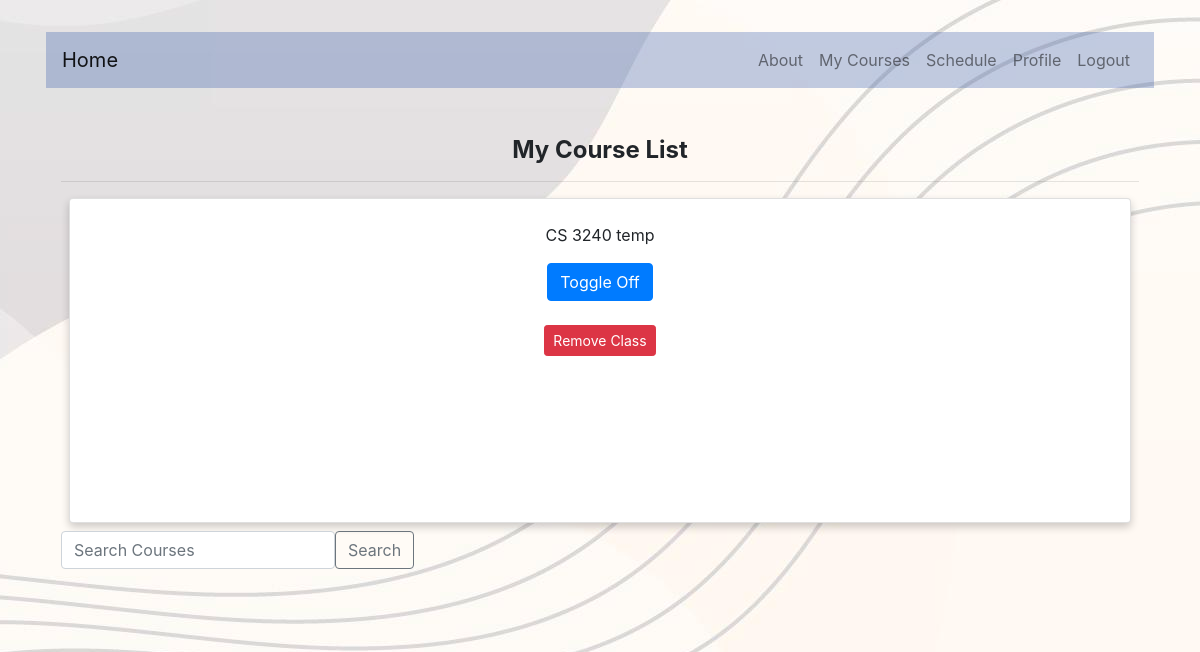
Page /my_courses/ (signed in) on the committed database.
### studybuddy/models.py (models this page shows, shortened)
class Courses(models.Model):
    subject = models.CharField("Subject", max_length=255)
    number = models.CharField("Number", max_length=4)
    instructor = models.CharField("Instructor", max_length=255)

### studybuddy/views.py (the view)
# urls.py: path('my_courses/', my_courses, name='my_courses'),
@login_required
def my_courses(request):
    if request.method == "POST" and 'remove' in request.POST:
        course_id = request.POST.get("course_pk")
        course = Courses.objects.get(id=course_id)
        request.user.profile.courses.remove(course)
        messages.success(request, f'{course} removed from list.')
        return redirect(to='my_courses')
    return render(request, 'studybuddy/usercourses.html')  # {'course_form': course_form})

### studybuddy/templates/studybuddy/usercourses.html (shortened to what this page needs)
{% extends "base.html" %}
{% block content %}
<br><br>
<div class="container mx-auto">
	<div class="card-row">
				<h4 class="card-title font-weight-bold text-center"> My Course List </h4>
				<hr>
					{% for course in user.profile.courses.all %}
						<div class="card p-4">
						<div class="card-row">
						<center> <p>  {{ course.subject }} {{ course.number }} {{ course.instructor }} </p> </center>
						<form method="post" action = "{% url 'remove_courses' %}">
							<center>
							{% if course in user.profile.toggled_courses.all %}
							<button type="submit" name="toggle_off" class="btn btn-primary"> Toggle Off</button>
							{% else %}
							<button type="submit" name="toggle_on" class="btn btn-primary"> Toggle On</button>
							{% endif %}
								<br> <br>
								<button type="submit" name="remove" class="btn btn-danger btn-sm"> Remove Class </button>
							</center>
						</form>
						</div>
						</div>
					{% endfor %}
		<div class="col-sm-12 col-md-12 col-lg-9 pb-4">
			<div class="row">
				<form class="d-flex" method="post" action = "{% url 'search_courses' %}">
					<input class="form-control me-2" type="search" placeholder="Search Courses" aria-label="Search" name="searched">
					<button class="btn btn-outline-secondary" type="submit">Search</button>
				</form>
			</div>
		</div>
	</div>
</div>
{% endblock content %}

### studybuddy/static/styles.css (style rules this page uses)
body { background: white url("images/site_background.jpg") no-repeat right bottom; font-family: Arial, Helvetica, sans-serif; margin: 0; }
html { box-sizing: border-box; }
*, *:before, *:after { box-sizing: inherit; }
.card { box-shadow: 0 4px 8px 0 rgba(165, 25, 25, 0.2); margin: 8px; height: 325px; display: flex; flex-direction: column; }
.container { padding: 0 16px; }
.container::after, .row::after { content: ""; clear: both; display: table; }

### staticfiles/styles2.css (style rules this page uses)
body { font-family: Arial, Helvetica, sans-serif; margin: 0; }
html { box-sizing: border-box; }
*, *:before, *:after { box-sizing: inherit; }
.card { box-shadow: 0 4px 8px 0 rgba(0, 0, 0, 0.2); margin: 8px; }
.container { padding: 0 16px; }
.container::after, .row::after { content: ""; clear: both; display: table; }

### rows in the picture
Courses: subject "CS", number "3240", instructor "temp", shows "Toggle Off"
